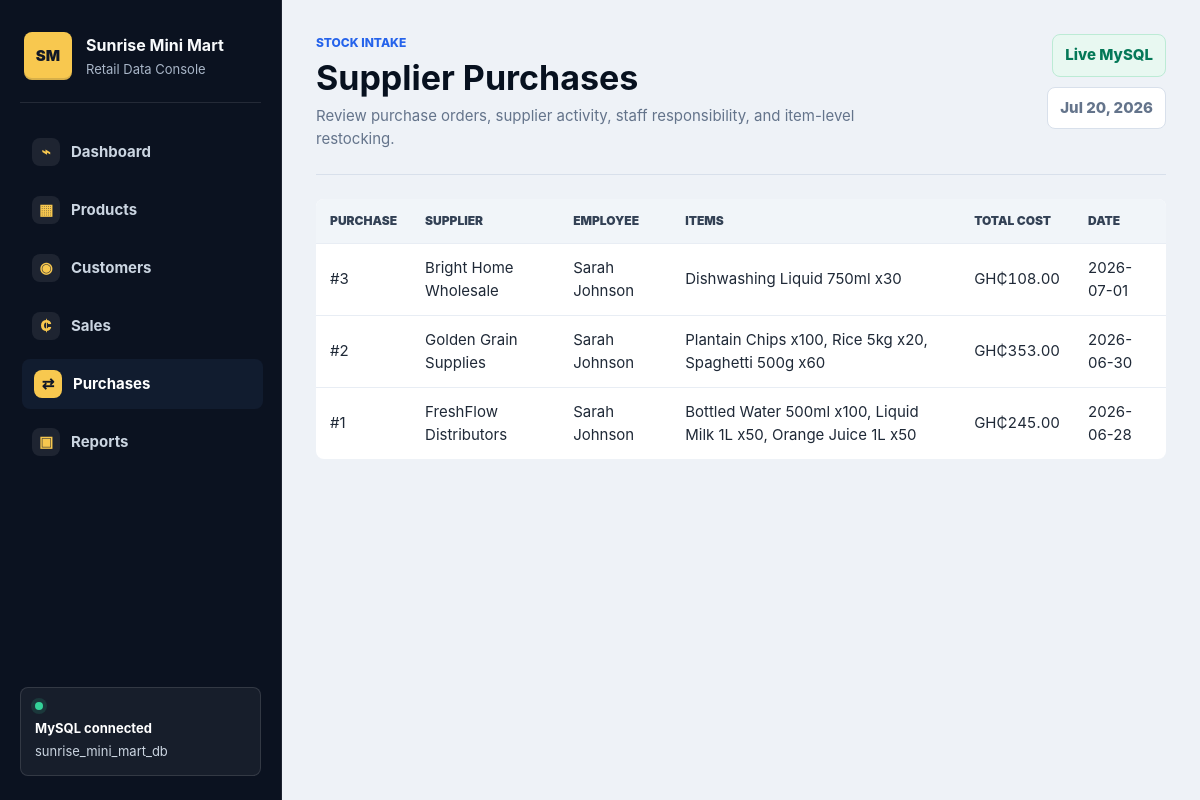
The page /index.php?page=purchases on the database its author committed.
### tables this page shows
CREATE TABLE purchases (
    purchase_id INT AUTO_INCREMENT PRIMARY KEY,
    supplier_id INT NOT NULL,
    employee_id INT NOT NULL,
    purchase_date DATE NOT NULL,
    total_cost DECIMAL(10,2) NOT NULL,
    CONSTRAINT chk_purchase_total CHECK (total_cost >= 0),
    CONSTRAINT fk_purchase_supplier
        FOREIGN KEY (supplier_id)
        REFERENCES suppliers(supplier_id)
        ON UPDATE CASCADE
        ON DELETE RESTRICT,
    CONSTRAINT fk_purchase_employee
        FOREIGN KEY (employee_id)
        REFERENCES employees(employee_id)
        ON UPDATE CASCADE
        ON DELETE RESTRICT
);

CREATE TABLE suppliers (
    supplier_id INT AUTO_INCREMENT PRIMARY KEY,
    supplier_name VARCHAR(120) NOT NULL UNIQUE,
    phone VARCHAR(20) NOT NULL UNIQUE,
    email VARCHAR(100) UNIQUE,
    address VARCHAR(255) NOT NULL
);

CREATE TABLE employees (
    employee_id INT AUTO_INCREMENT PRIMARY KEY,
    full_name VARCHAR(100) NOT NULL,
    role VARCHAR(40) NOT NULL,
    phone VARCHAR(20) NOT NULL UNIQUE,
    hire_date DATE NOT NULL,
    CONSTRAINT chk_employee_role
        CHECK (role IN ('Manager', 'Cashier', 'Storekeeper', 'Sales Assistant'))
);

### index.php (the view, shortened to what this page needs)
<?php
$config = require __DIR__ . '/config.php';
$page = $_GET['page'] ?? 'dashboard';
function h(mixed $value): string
{
    return htmlspecialchars((string) $value, ENT_QUOTES, 'UTF-8');
}
function money(mixed $value): string
{
    return 'GH₵' . number_format((float) $value, 2);
}
function app_url(string $page, array $params = []): string
{
    $params = array_merge(['page' => $page], $params);
    return 'index.php?' . http_build_query($params);
}
function pdo(array $config): PDO
{
    $dsn = sprintf(
        'mysql:host=%s;dbname=%s;charset=%s',
        $config['host'],
        $config['database'],
        $config['charset']
    );
    $pdo = new PDO($dsn, $config['username'], $config['password'], [
        PDO::ATTR_ERRMODE => PDO::ERRMODE_EXCEPTION,
        PDO::ATTR_DEFAULT_FETCH_MODE => PDO::FETCH_ASSOC,
        PDO::ATTR_EMULATE_PREPARES => false,
    ]);
    return $pdo;
}
function rows(PDO $db, string $sql, array $params = []): array
{
    $stmt = $db->prepare($sql);
    $stmt->execute($params);
    return $stmt->fetchAll();
}
function page_header(string $eyebrow, string $title, string $subtitle, ?string $actionLabel = null, ?string $actionUrl = null): string
{
    ?>
    <section class="page-head">
        <div class="page-copy">
            <p class="eyebrow"><?= h($eyebrow) ?></p>
            <h1><?= h($title) ?></h1>
            <p><?= h($subtitle) ?></p>
        </div>
        <div class="head-actions">
            <span class="status-pill">Live MySQL</span>
            <span class="date-pill"><?= h(date('M j, Y')) ?></span>
        </div>
    </section>
    <?php
    return (string) ob_get_clean();
}
    ?>
    <?php
function table_html(array $headers, array $records, callable $rowRenderer): string
{
    ?>
    <div class="table-wrap">
        <table>
            <thead>
                <tr>
                    <?php foreach ($headers as $header): ?>
                        <th><?= h($header) ?></th>
                    <?php endforeach; ?>
                </tr>
            </thead>
            <tbody>
                <?php foreach ($records as $record): ?>
                    <tr><?= $rowRenderer($record) ?></tr>
                <?php endforeach; ?>
            </tbody>
        </table>
    </div>
    <?php
    return (string) ob_get_clean();
}
    ?>
    <?php
function render_purchases(PDO $db): string
{
    $purchases = rows($db, '
        SELECT
            p.purchase_id,
            p.purchase_date,
            p.total_cost,
            s.supplier_name,
            e.full_name AS employee_name,
            GROUP_CONCAT(CONCAT(pr.product_name, " x", pi.quantity) ORDER BY pr.product_name SEPARATOR ", ") AS items
        FROM purchases p
        JOIN suppliers s ON s.supplier_id = p.supplier_id
        JOIN employees e ON e.employee_id = p.employee_id
        JOIN purchase_items pi ON pi.purchase_id = p.purchase_id
        JOIN products pr ON pr.product_id = pi.product_id
        GROUP BY p.purchase_id, p.purchase_date, p.total_cost, s.supplier_name, e.full_name
        ORDER BY p.purchase_date DESC, p.purchase_id DESC
    ');
    ?>
    <?= page_header('Stock intake', 'Supplier Purchases', 'Review purchase orders, supplier activity, staff responsibility, and item-level restocking.') ?>
    <?= table_html(['Purchase', 'Supplier', 'Employee', 'Items', 'Total Cost', 'Date'], $purchases, function (array $purchase): string {
        return '<td>#' . h($purchase['purchase_id']) . '</td>'
            . '<td>' . h($purchase['supplier_name']) . '</td>'
            . '<td>' . h($purchase['employee_name']) . '</td>'
            . '<td>' . h($purchase['items']) . '</td>'
            . '<td class="num">' . money($purchase['total_cost']) . '</td>'
            . '<td>' . h($purchase['purchase_date']) . '</td>';
    }) ?>
    <?php
    return (string) ob_get_clean();
}
    ?>
    <?php
$notice = null;
$content = '';
try {
    $db = pdo($config);
    $content = match ($page) {
        'products' => render_products($db),
        'customers' => render_customers($db),
        'sales' => render_sales($db, $notice),
        'purchases' => render_purchases($db),
        'reports' => render_reports($db),
        default => render_dashboard($db),
    };
} catch (Throwable $e) {
    $content = render_setup_error($e);
}
$nav = [
    'dashboard' => ['label' => 'Dashboard', 'icon' => '⌁'],
    'products' => ['label' => 'Products', 'icon' => '▦'],
    'customers' => ['label' => 'Customers', 'icon' => '◉'],
    'sales' => ['label' => 'Sales', 'icon' => '₵'],
    'purchases' => ['label' => 'Purchases', 'icon' => '⇄'],
    'reports' => ['label' => 'Reports', 'icon' => '▣'],
];
?>
<!doctype html>
<html lang="en">
<head>
    <link rel="stylesheet" href="assets/styles.css">
</head>
<body>
    <aside class="sidebar">
        <div class="brand">
            <span class="brand-mark">SM</span>
            <div>
                <strong>Sunrise Mini Mart</strong>
                <small>Retail Data Console</small>
            </div>
        </div>
        <nav>
            <?php foreach ($nav as $key => $item): ?>
                <a class="<?= $page === $key ? 'active' : '' ?>" href="<?= h(app_url($key)) ?>">
                    <span><?= h($item['icon']) ?></span>
                    <?= h($item['label']) ?>
                </a>
            <?php endforeach; ?>
        </nav>
        <div class="sidebar-note">
            <span class="status-dot"></span>
            <strong>MySQL connected</strong>
            <span>sunrise_mini_mart_db</span>
        </div>
    </aside>
    <main class="main">
        <?= $content ?>
    </main>
</body>
</html>

### assets/styles.css (style rules this page uses)
:root { --canvas: #eef2f7; --surface: #ffffff; --surface-soft: #f8fafc; --ink: #111827; --ink-strong: #07111f; --muted: #64748b; --faint: #94a3b8; --line: #d8e0eb; --line-soft: #e8edf4; --nav: #0b1220; --nav-soft: #111c2f; --blue: #2563eb; --blue-dark: #1d4ed8; --emerald: #047857; --emerald-soft: #e8f8f1; --amber: #b45309; --amber-soft: #fff3d6; --rose: #be123c; --rose-soft: #fff1f2; --violet: #6d28d9; --violet-soft: #f3e8ff; --shadow: 0 18px 42px rgba(15, 23, 42, 0.08); }
* { box-sizing: border-box; }
html { min-width: 320px; }
body { margin: 0; background: var(--canvas); color: var(--ink); font-family: Inter, ui-sans-serif, system-ui, -apple-system, BlinkMacSystemFont, "Segoe UI", Arial, sans-serif; font-size: 15px; line-height: 1.5; }
a { color: inherit; }
.sidebar { position: fixed; inset: 0 auto 0 0; width: 282px; background: var(--nav); color: #f8fafc; padding: 24px 20px; display: flex; flex-direction: column; gap: 24px; border-right: 1px solid rgba(255, 255, 255, 0.08); }
.brand { display: flex; gap: 14px; align-items: center; padding: 8px 4px 22px; border-bottom: 1px solid rgba(255, 255, 255, 0.1); }
.brand-mark { width: 48px; height: 48px; display: inline-flex; align-items: center; justify-content: center; border-radius: 8px; background: #f8c84f; color: #111827; font-weight: 900; box-shadow: inset 0 -2px 0 rgba(17, 24, 39, 0.14); }
.brand strong, .brand small { display: block; }
.brand strong { font-size: 16px; }
.brand small { margin-top: 3px; color: #a9b6c8; font-size: 13px; }
nav { display: grid; gap: 8px; }
nav a { display: flex; align-items: center; gap: 11px; min-height: 44px; text-decoration: none; color: #cbd5e1; padding: 11px 12px; border-radius: 8px; font-weight: 750; transition: background 160ms ease, color 160ms ease, transform 160ms ease; }
nav a span { width: 28px; height: 28px; display: inline-flex; align-items: center; justify-content: center; border-radius: 8px; background: rgba(255, 255, 255, 0.08); color: #f8c84f; font-weight: 900; }
nav a:hover, nav a.active { background: var(--nav-soft); color: #ffffff; transform: translateX(2px); }
nav a.active span { background: #f8c84f; color: #111827; }
.sidebar-note { margin-top: auto; display: grid; gap: 3px; color: #cbd5e1; font-size: 13px; border: 1px solid rgba(255, 255, 255, 0.12); background: rgba(255, 255, 255, 0.05); border-radius: 8px; padding: 14px; }
.sidebar-note strong, .sidebar-note span { display: block; }
.sidebar-note strong { color: #ffffff; }
.status-dot { width: 8px; height: 8px; border-radius: 50%; background: #34d399; box-shadow: 0 0 0 4px rgba(52, 211, 153, 0.14); margin-bottom: 6px; }
.main { margin-left: 282px; padding: 34px; max-width: 1500px; }
.page-head { display: flex; justify-content: space-between; align-items: flex-start; gap: 24px; padding-bottom: 24px; margin-bottom: 24px; border-bottom: 1px solid var(--line); }
.page-copy { max-width: 780px; }
.page-copy p:last-child { margin: 8px 0 0; color: var(--muted); max-width: 720px; }
.head-actions { display: flex; flex-wrap: wrap; justify-content: flex-end; gap: 10px; }
.eyebrow { margin: 0 0 6px; color: var(--blue); font-weight: 850; text-transform: uppercase; letter-spacing: 0; font-size: 12px; }
h1, h2 { margin: 0; color: var(--ink-strong); line-height: 1.15; }
h1 { font-size: 34px; }
.status-pill, .date-pill { min-height: 40px; display: inline-flex; align-items: center; border-radius: 8px; border: 1px solid var(--line); background: var(--surface); color: var(--muted); font-weight: 800; padding: 9px 12px; }
.status-pill { color: var(--emerald); background: var(--emerald-soft); border-color: #bcebd5; }
.table-wrap { overflow-x: auto; background: #fff; border-radius: 8px; }
table { width: 100%; border-collapse: separate; border-spacing: 0; min-width: 760px; }
th, td { border-bottom: 1px solid var(--line-soft); padding: 13px 14px; text-align: left; vertical-align: middle; }
th { background: #f1f5f9; color: #334155; font-size: 12px; text-transform: uppercase; letter-spacing: 0; font-weight: 900; }
td { color: #1f2937; }
tbody tr { transition: background 120ms ease; }
tr:last-child td { border-bottom: 0; }
.num { text-align: right; white-space: nowrap; font-variant-numeric: tabular-nums; }

### rows shown on the page
purchases: purchase_id "3", supplier.supplier_name "Bright Home Wholesale", employee.full_name "Sarah Johnson", items "Dishwashing Liquid 750ml x30", total_cost "GH₵108.00", purchase_date "2026-07-01"
purchases: purchase_id "2", supplier.supplier_name "Golden Grain Supplies", employee.full_name "Sarah Johnson", items "Plantain Chips x100, Rice 5kg x20, Spaghetti 500g x60", total_cost "GH₵353.00", purchase_date "2026-06-30"
purchases: purchase_id "1", supplier.supplier_name "FreshFlow Distributors", employee.full_name "Sarah Johnson", items "Bottled Water 500ml x100, Liquid Milk 1L x50, Orange Juice 1L x50", total_cost "GH₵245.00", purchase_date "2026-06-28"

### other values the page prints
$item['icon'] "⌁"
$item['label'] "Dashboard"
$item['icon'] "▦"
$item['label'] "Products"
$item['icon'] "◉"
$item['label'] "Customers"
$item['icon'] "₵"
$item['label'] "Sales"
$item['icon'] "⇄"
$item['label'] "Purchases"
$item['icon'] "▣"
$item['label'] "Reports"
$eyebrow "STOCK INTAKE"
$title "Supplier Purchases"
$subtitle "Review purchase orders, supplier activity, staff responsibility, and item-level restocking."
